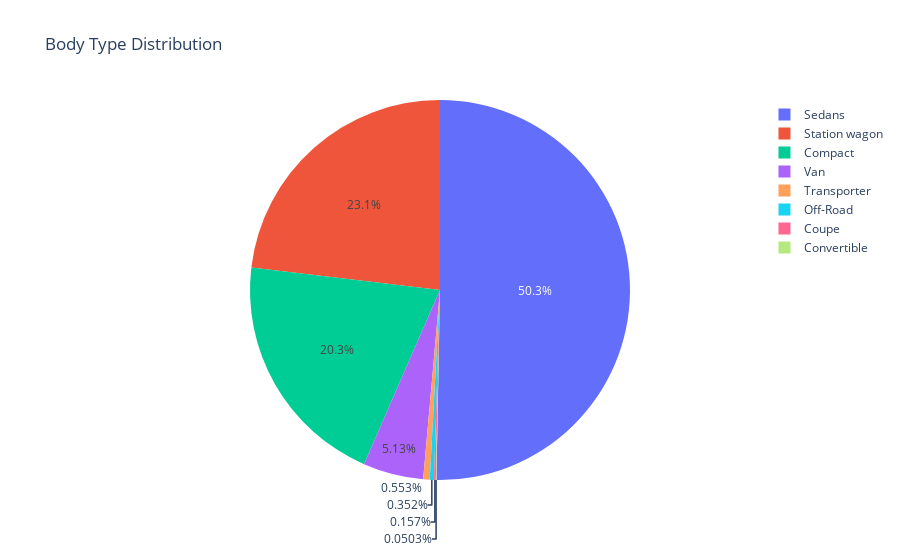

The code cell stored with this chart in its notebook:
### Code cell
body_distr = df['body_type'].value_counts().reset_index(name='count')
body_distr.columns = ['body_type', 'count'] 

fig = px.pie(body_distr, values='count', names='body_type', title="Body Type Distribution")
fig.show()

### Figure 1 — Plotly figure (JSON) as saved in the notebook; plotly's stock layout.template omitted (floating-point values rounded to 4 significant figures)
{"data": [{"domain": {"x": [0, 1], "y": [0, 1]}, "hovertemplate": "body_type=%{label}<br>count=%{value}<extra></extra>", "labels": ["Sedans", "Station wagon", "Compact", "Van", "Transporter", "Off-Road", "Coupe", "Convertible"], "legendgroup": "", "name": "", "showlegend": true, "type": "pie", "values": [8004, 3677, 3237, 817, 88, 56, 25, 8]}], "layout": {"legend": {"tracegroupgap": 0}, "title": {"text": "Body Type Distribution"}}}
